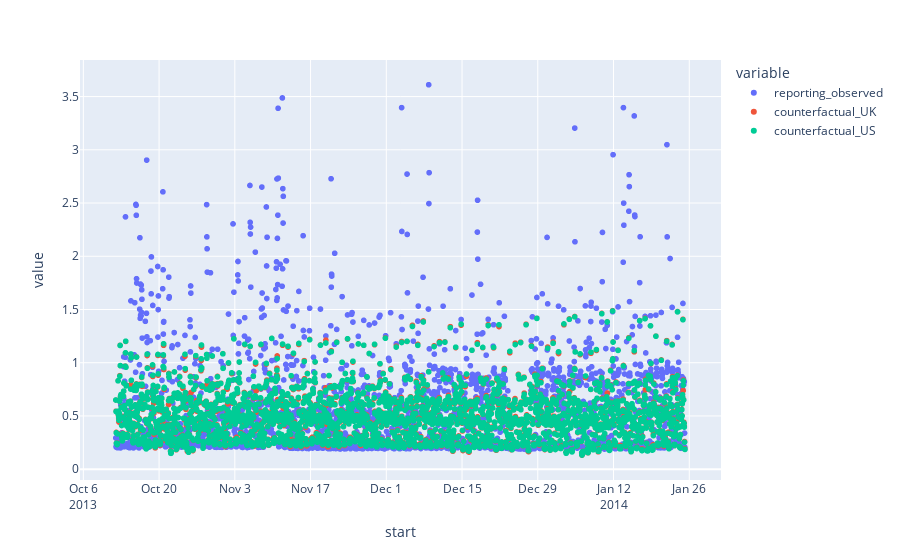

Notebook source saved alongside this figure:
### Code cell
# Run two studies, one in the UK with degC and one in the US with degF
metered_savings_UK = eemeter.eemeter_hourly(
gas, elec, temperature_data, blackout_start_date, blackout_end_date, region="UK"
)
metered_savings_US = eemeter.eemeter_hourly(
gas, elec, temperature_data_degF, blackout_start_date, blackout_end_date, region="USA"
)
# Get the required data into a single DataFrame and then plot it
metered_savings = metered_savings_US[["reporting_observed", "counterfactual_usage"]]
metered_savings = metered_savings.rename(columns={"counterfactual_usage": "counterfactual_US"})
metered_savings["counterfactual_UK"] = metered_savings_UK["counterfactual_usage"]
metered_savings["US_UK_diff"] = metered_savings["counterfactual_US"] - metered_savings["counterfactual_UK"]

fig = px.scatter(metered_savings, y=["reporting_observed", "counterfactual_UK", "counterfactual_US"])
fig.show()

# Find the abs sum of all the diffs
print(metered_savings["US_UK_diff"].abs().sum())

### Figure 1 — Plotly figure (JSON) as saved in the notebook; plotly's stock layout.template omitted (floating-point values rounded to 4 significant figures; data arrays with more than 128 entries replaced by an {"elided": "..."} marker saying what was removed)
{"data": [{"hovertemplate": "variable=reporting_observed<br>start=%{x}<br>value=%{y}<extra></extra>", "legendgroup": "reporting_observed", "marker": {"color": "#636efa", "symbol": "circle"}, "mode": "markers", "name": "reporting_observed", "showlegend": true, "type": "scattergl", "x": {"elided": "2527 str values"}, "xaxis": "x", "y": {"elided": "2527 float values"}, "yaxis": "y"}, {"hovertemplate": "variable=counterfactual_UK<br>start=%{x}<br>value=%{y}<extra></extra>", "legendgroup": "counterfactual_UK", "marker": {"color": "#EF553B", "symbol": "circle"}, "mode": "markers", "name": "counterfactual_UK", "showlegend": true, "type": "scattergl", "x": {"elided": "2527 str values"}, "xaxis": "x", "y": {"elided": "2527 float values"}, "yaxis": "y"}, {"hovertemplate": "variable=counterfactual_US<br>start=%{x}<br>value=%{y}<extra></extra>", "legendgroup": "counterfactual_US", "marker": {"color": "#00cc96", "symbol": "circle"}, "mode": "markers", "name": "counterfactual_US", "showlegend": true, "type": "scattergl", "x": {"elided": "2527 str values"}, "xaxis": "x", "y": {"elided": "2527 float values"}, "yaxis": "y"}], "layout": {"legend": {"title": {"text": "variable"}, "tracegroupgap": 0}, "margin": {"t": 60}, "xaxis": {"anchor": "y", "domain": [0, 1], "title": {"text": "start"}}, "yaxis": {"anchor": "x", "domain": [0, 1], "title": {"text": "value"}}}}
